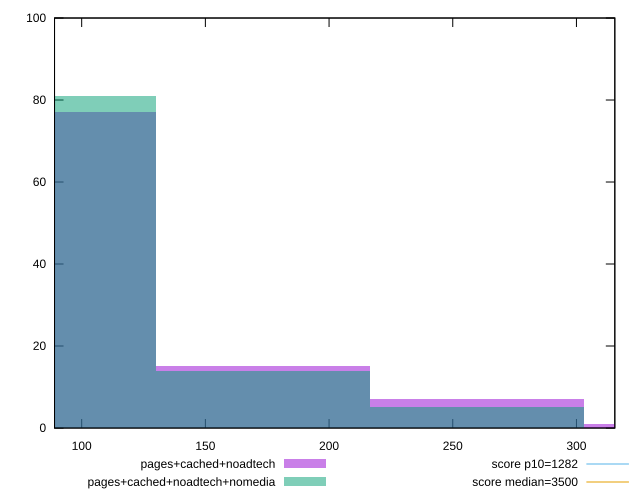

The script that saved this image:
reset

$pagesCachedNoadtech <<EOF
173.1352075718622 15
259.7028113577933 7
86.5676037859311 77
346.2704151437244 1
EOF

$pagesCachedNoadtechNomedia <<EOF
86.5676037859311 81
173.1352075718622 14
259.7028113577933 5
EOF

set key outside below
set boxwidth 86.5676037859311
set xrange [89.024:315.516]
set yrange [0:100]
set trange [0:100]
set style fill transparent solid 0.5 noborder

set parametric
set terminal svg size 640, 500 enhanced background rgb 'white'
set output "report_00019_2021-02-10T18-14-37.922Z//bootup-time/comparison/histogram/2_vs_3.svg"

plot $pagesCachedNoadtech title "pages+cached+noadtech" with boxes, \
     $pagesCachedNoadtechNomedia title "pages+cached+noadtech+nomedia" with boxes, \
     1282,t title "score p10=1282", \
     3500,t title "score median=3500"

reset
